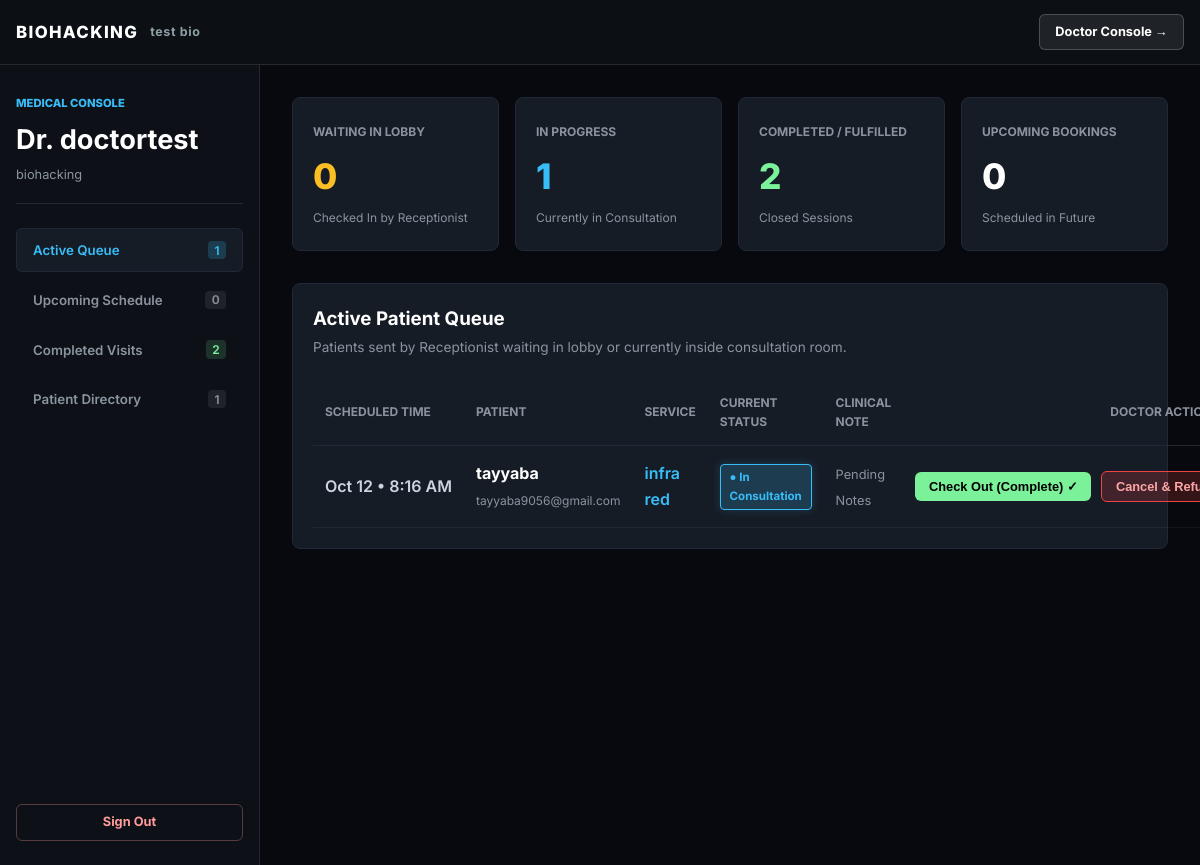
The app's page /dashboard/doctor/?org=bio-hacking (signed in), older data.
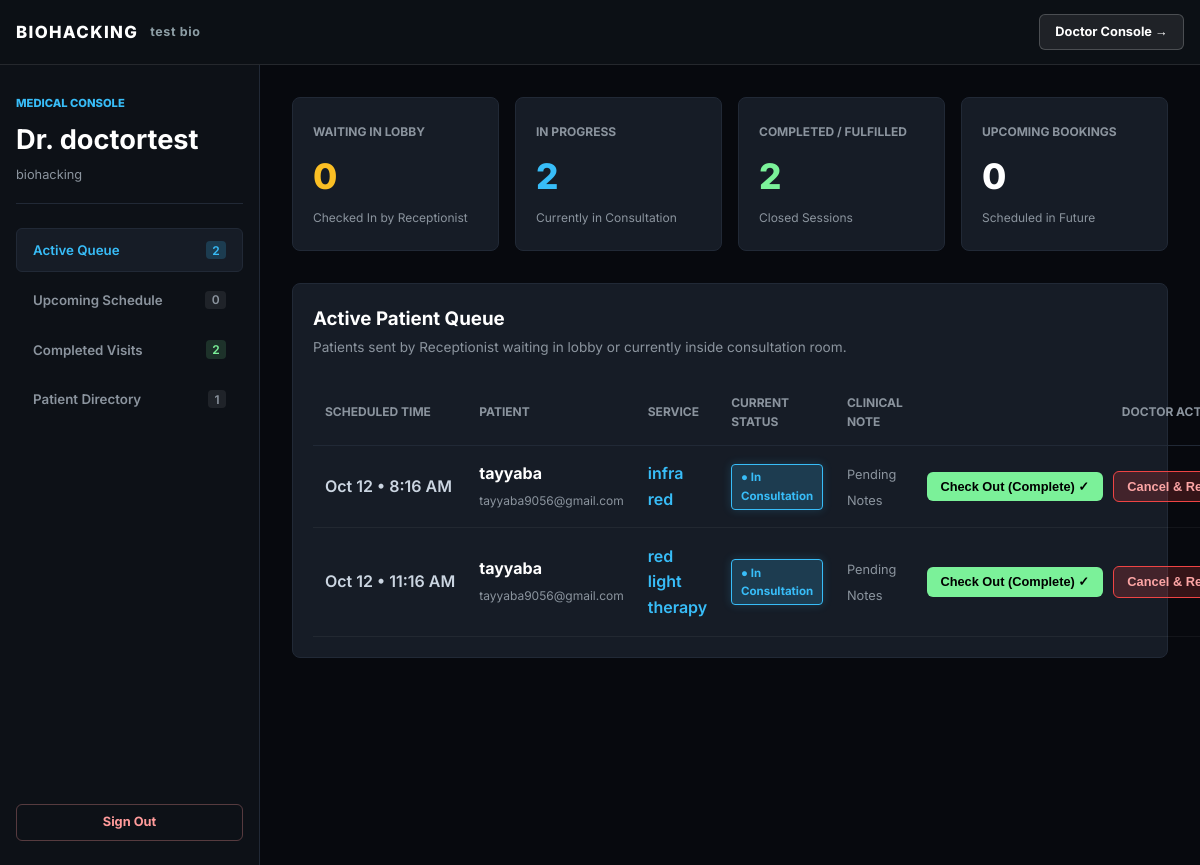
The same page, newer data.
### scheduling/models.py (models this page shows, shortened)
class Booking(models.Model):
    STATUS_CHOICES = (
        ('pending', 'Scheduled'),
        ('waiting', 'Arrived / Waiting'),           # Naya Status
        ('in_consultation', 'In Consultation'),     # Naya Status
        ('completed', 'Completed'),
        ('canceled', 'Canceled'),
    )
    id = models.UUIDField(primary_key=True, default=uuid.uuid4, editable=False)
    organization = models.ForeignKey(Organization, on_delete=models.CASCADE)
    membership = models.ForeignKey(Membership, on_delete=models.CASCADE, related_name='bookings')
    resource = models.ForeignKey(Resource, on_delete=models.CASCADE, related_name='bookings')
    start_time = models.DateTimeField()
    end_time = models.DateTimeField()
    doctor = models.ForeignKey(User, on_delete=models.SET_NULL, null=True, blank=True, related_name='doctor_appointments', limit_choices_to={'profile__role': 'doctor'})
    credits_used = models.PositiveIntegerField()
    status = models.CharField(max_length=20, choices=STATUS_CHOICES, default='confirmed')
    created_at = models.DateTimeField(auto_now_add=True)

class Resource(models.Model):
    id = models.UUIDField(primary_key=True, default=uuid.uuid4, editable=False)
    organization = models.ForeignKey(Organization, on_delete=models.CASCADE, related_name='resources')
    name = models.CharField(max_length=120)
    description = models.TextField(blank=True)
    duration_minutes = models.PositiveIntegerField(default=30)
    credit_cost = models.PositiveIntegerField(default=1)
    capacity = models.PositiveIntegerField(default=1)
    is_active = models.BooleanField(default=True)

### memberships/models.py (models this page shows, shortened)
class Membership(models.Model):
    STATUS_CHOICES = (
        ('active', 'Active'),
        ('pending_deposit', 'Pending Admin Approval (Paid)'),
        ('unpaid', 'Payment Required (Unpaid)'),
        ('canceled', 'Canceled'),
    )
    id = models.UUIDField(primary_key=True, default=uuid.uuid4, editable=False)
    organization = models.ForeignKey(Organization, on_delete=models.CASCADE)
    user = models.ForeignKey(User, on_delete=models.CASCADE, related_name='memberships')
    plan = models.ForeignKey(MembershipPlan, on_delete=models.CASCADE)
    status = models.CharField(max_length=20, choices=STATUS_CHOICES, default='unpaid')
    credit_balance = models.IntegerField(default=0)
    created_at = models.DateTimeField(auto_now_add=True)

### tenancy/views_dashboards.py (the view, shortened to what this page needs)
# urls.py: path('dashboard/doctor/', doctor_dashboard_view, name='doctor_dashboard'),
@login_required
def doctor_dashboard_view(request):
    profile, _ = UserProfile.objects.get_or_create(user=request.user)
    tenant = getattr(request, 'tenant', None)
    org_slug = request.GET.get('org')
    if not tenant and org_slug:
        tenant = Organization.objects.filter(slug=org_slug).first()
    if not tenant and profile.organization:
        tenant = profile.organization
    if not request.user.is_superuser and profile.role != 'doctor':
        return HttpResponseForbidden("Access Denied: Doctor credentials required.")
    today = timezone.localdate()
    all_doctor_bookings = Booking.objects.filter(
        doctor=request.user,
        organization=tenant
    ).select_related('membership__user', 'resource').prefetch_related('clinical_note').order_by('start_time')
    active_queue = [
        b for b in all_doctor_bookings
        if b.status in ['waiting', 'in_consultation'] or (b.start_time.date() == today and b.status == 'pending')
    ]
    upcoming_bookings = [
        b for b in all_doctor_bookings
        if b.status == 'pending' and b.start_time.date() > today
    ]
    completed_bookings = [
        b for b in all_doctor_bookings
        if b.status == 'completed'
    ]
    assigned_patients = []
    seen_patient_ids = set()
    for b in all_doctor_bookings:
        p_user = b.membership.user
        if p_user.id not in seen_patient_ids:
            seen_patient_ids.add(p_user.id)
            patient_history = all_doctor_bookings.filter(membership__user=p_user)
            assigned_patients.append({
                'user': p_user,
                'total_visits': patient_history.count(),
                'completed_visits': patient_history.filter(status='completed').count(),
                'last_visit': patient_history.last().start_time if patient_history.exists() else None
            })
    waiting_count = sum(1 for b in all_doctor_bookings if b.status == 'waiting')
    in_consult_count = sum(1 for b in all_doctor_bookings if b.status == 'in_consultation')
    completed_count = len(completed_bookings)
    total_active_count = len(active_queue)
    return render(request, 'tenancy/doctor_dashboard.html', {
        'tenant': tenant,
        'active_queue': active_queue,
        'upcoming_bookings': upcoming_bookings,
        'completed_bookings': completed_bookings,
        'assigned_patients': assigned_patients,
        'total_patients_count': len(assigned_patients),
        'waiting_count': waiting_count,
        'in_consult_count': in_consult_count,
        'completed_count': completed_count,
        'total_active_count': total_active_count,
        'today_date': today,
    })

### tenancy/context_processors.py (called while the page is built)
def founding_slots_context(request):
    tenant = getattr(request, 'tenant', None)
    if not tenant:
        return {}
    total_cap = getattr(tenant, 'founding_cap', 100)
    claimed_count = Membership.objects.filter(organization=tenant, status='active').count()
    remaining = max(0, total_cap - claimed_count)
    progress = 0
    if total_cap > 0:
        progress = min(100, int((claimed_count / total_cap) * 100))
    return {
        'total_founding_slots': total_cap,
        'claimed_founding_slots': claimed_count,
        'remaining_founding_slots': remaining,
        'slots_progress_percent': progress,
        'is_slots_full': remaining <= 0,
    }

### tenancy/templates/tenancy/doctor_dashboard.html (shortened to what the changed rows need)
{% extends 'tenancy/base.html' %}
{% load static %}
{% block content %}
<div class="doc-layout">
  <aside class="doc-sidebar">
    <div>
      <div style="border-bottom: 1px solid var(--doc-border); padding-bottom: 1rem; margin-bottom: 1.5rem;">
        <h2 style="font-size: 1.7rem; margin: 0.2rem 0 0; color: #fff;">Dr. {{ request.user.username }}</h2>
      </div>
      <nav>
        <button type="button" class="doc-nav-item active" onclick="switchDocTab('tab-queue')">
          <span>Active Queue</span>
          <span style="font-size: 0.75rem; background: rgba(56, 189, 248, 0.2); color: var(--doc-accent); padding: 0.1rem 0.4rem; border-radius: 4px;">{{ total_active_count }}</span>
        </button>
      </nav>
    </div>
  </aside>
  <main class="doc-stage">
    <div class="doc-metrics">
      <div class="doc-card">
        <span style="font-size: 0.75rem; color: var(--doc-muted); text-transform: uppercase; font-weight: 700;">In Progress</span>
        <div style="font-size: 2.2rem; font-weight: 800; color: #38bdf8; margin-top: 0.25rem;">{{ in_consult_count }}</div>
        <span style="font-size: 0.75rem; color: var(--doc-muted);">Currently in Consultation</span>
      </div>
    </div>
    <div id="tab-queue" class="tab-content active">
      <div class="doc-card">
        <table class="doc-table">
          <thead>
            <tr>
              <th>Scheduled Time</th>
              <th>Patient</th>
              <th>Service</th>
              <th>Current Status</th>
              <th>Clinical Note</th>
              <th style="text-align: right;">Doctor Action (Complete / Cancel)</th>
            </tr>
          </thead>
          <tbody>
            {% for b in active_queue %}
            <tr>
              <td style="color: #cbd5e1; font-weight: 600; white-space: nowrap;">
                {{ b.start_time|date:"M d" }} &bull; {{ b.start_time|time:"g:i A" }}
              </td>
              <td>
                <strong style="color: #fff; display: block;">{{ b.membership.user.username }}</strong>
                <span style="font-size: 0.75rem; color: var(--doc-muted);">{{ b.membership.user.email }}</span>
              </td>
              <td style="color: var(--doc-accent); font-weight: 600;">{{ b.resource.name }}</td>
              <td>
                {% if b.status == 'waiting' %}
                  <span class="doc-badge status-waiting">&#9679; Waiting in Lobby</span>
                {% elif b.status == 'in_consultation' %}
                  <span class="doc-badge status-consult">&#9679; In Consultation</span>
                {% else %}
                  <span class="doc-badge status-pending">&#9679; Scheduled</span>
                {% endif %}
              </td>
              <td>
                {% if b.clinical_note and b.clinical_note.patient_notes %}
                  <span style="color: var(--doc-success); font-size: 0.8rem; font-weight: 600;">&#10003; Documented</span>
                {% else %}
                  <span style="color: var(--doc-muted); font-size: 0.8rem;">Pending Notes</span>
                {% endif %}
              </td>
              <td style="text-align: right; white-space: nowrap;">
                {% if b.status == 'in_consultation' or b.status == 'waiting' %}
                  <form method="POST" style="display:inline;">
                    <button type="submit" name="status" value="completed" class="doc-btn doc-btn-success" style="margin-right: 0.35rem;">
                      Check Out (Complete) &#10003;
                    </button>
                  </form>
                  <form method="POST" style="display:inline;" onsubmit="return confirm('Cancel consultation and refund credits to {{ b.membership.user.username }}?');">
                    <button type="submit" name="status" value="canceled" class="doc-btn doc-btn-danger" style="margin-right: 0.35rem;">
                      Cancel &amp; Refund
                    </button>
                  </form>
                {% endif %}
              </td>
            </tr>
            {% empty %}
            <tr>
              <td colspan="6" style="text-align: center; color: var(--doc-muted); padding: 3rem;">
                No active patients waiting or in consultation right now.
              </td>
            </tr>
            {% endfor %}
          </tbody>
        </table>
      </div>
    </div>
  </main>
</div>
{% endblock %}

Row changes from the older to the newer data that the page shows:
added Booking: start_time "Oct 12", start_time "11:16 AM", membership.user.username "tayyaba", membership.user.email "tayyaba9056@gmail.com", resource.name "red light therapy", status "● In Consultation"
Text that changed along with them:
{{ total_active_count }}: "1" → "2"
{{ in_consult_count }}: "1" → "2"
